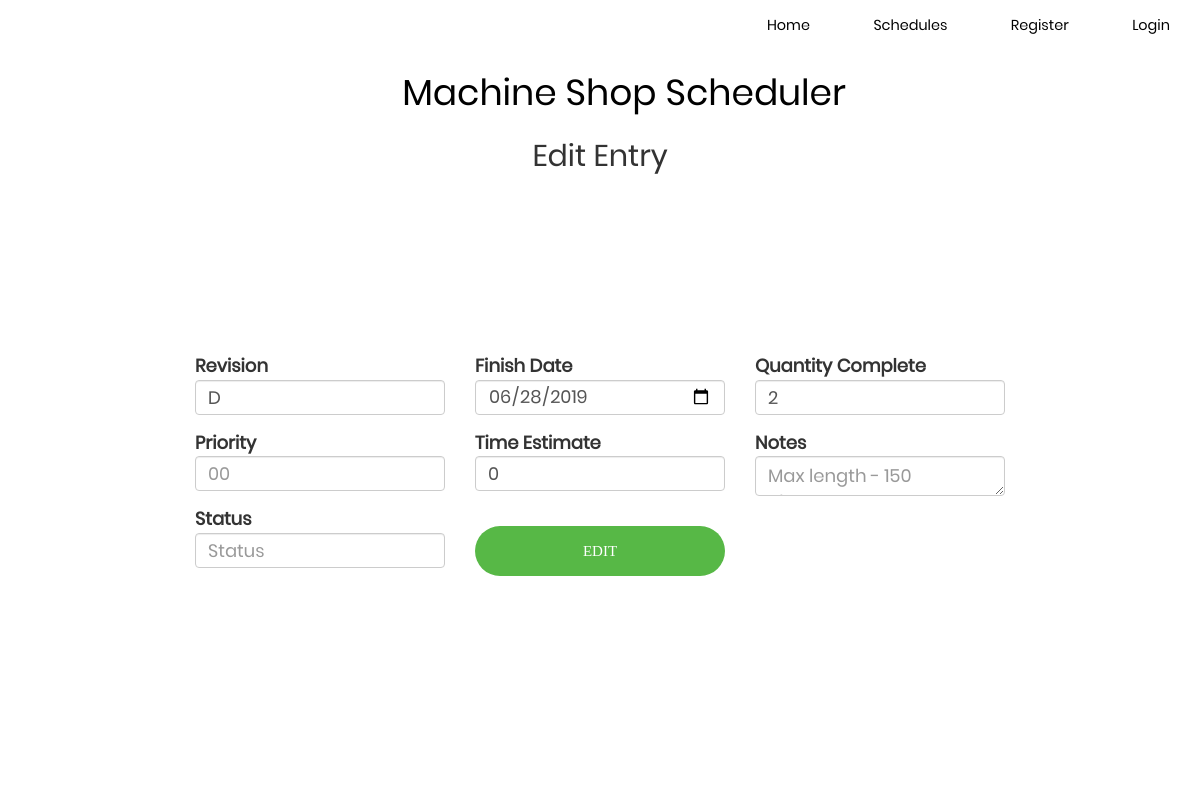
/item/1, run on an earlier commit of the app's database.
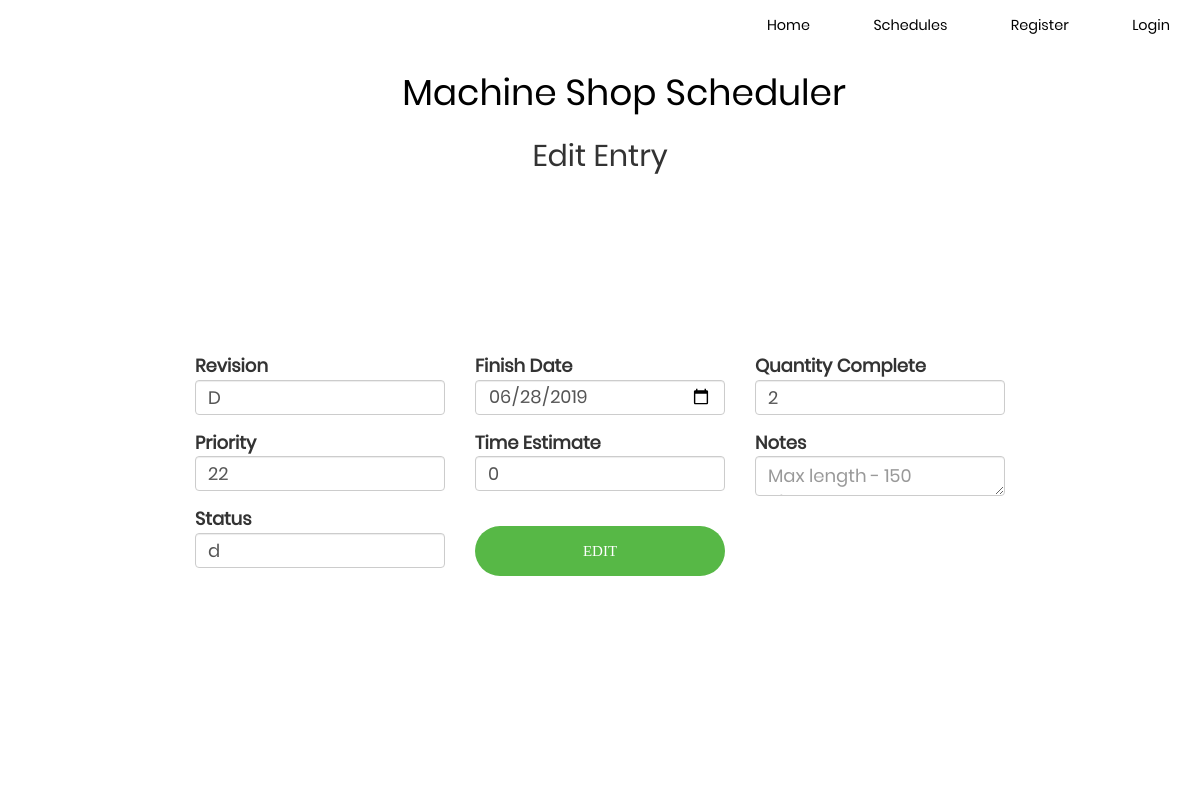
And on a later commit of the database.
### db_creator.py (models this page shows, shortened)
class Schedule(base):
    __tablename__ = "schedule"
    id = Column(Integer, primary_key=True)
    due_date = Column(String)
    part_number = Column(String)
    part_description = Column(String)
    job_number = Column(Integer)
    work_number = Column(String)
    part_quantity = Column(Integer)
    part_location = Column(String)
    entry_time = Column(String)
    entry_date = Column(Date)
    employee_id = Column(String)
    comments = Column(String)
    revision = Column(String)
    material_status = Column(String)
    machine_center = Column(String)
    original_estimated_time = Column(String)
    revised_estimated_time = Column(String)
    actual_time = Column(String)
    quantity_complete = Column(String)
    mtl = Column(String)
    archived = Column(Boolean)
    priority = Column(Integer)

### main.py (the view)
@app.route('/item/<int:id>', methods=['GET', 'POST'])
def edit(id):
    qry = db_session.query(Schedule).filter(Schedule.id == id)
    entry = qry.first()
    if entry:
        form = SchedulerDataEntryForm(formdata=request.form, obj=entry)
        if request.method == 'POST':
            edit_entry(form, entry)
            flash('Schedule updated successfully')
            return redirect('/schedules/master')
        return render_template('edit.html', form=form)
    else:
        return 'Error loading #{id}. Please report this issue.'.format(id=id)

### forms.py
class SchedulerDataEntryForm(Form):
    due_date = StringField('Finish Date')
    employee_id = StringField('Employee')
    part_number = StringField('Barcode')
    comments = TextAreaField('Notes', render_kw={"rows": 1, "cols": 20})
    revision = StringField('Revision')
    original_estimated_time = StringField('Time Estimate')
    quantity_complete = StringField('Quantity Complete')
    priority = StringField('Priority')
    material_status = StringField('Status')

### Templates/edit.html (shortened to what this page needs)
<!DOCTYPE html>
<html>
<head>
  <link rel="stylesheet" href="../static/css/bootstrap.min.css">
  <link rel="stylesheet" type="text/css" href="../static/css/styles.css">
  <link rel="stylesheet" type="text/css" href="../static/css/main.css">
</head>
<header>
  <nav>
    <ul>
      <li><a href="{{url_for('index')}}">Home</a></li>
      <li><a href="{{url_for('schedules')}}">Schedules</a></li>
      <li><a href="{{url_for('register')}}">Register</a></li>
      <li><a href="{{url_for('login')}}">Login</a></li>
    </ul>
  </nav>
</header>
<body>
  <h1>Machine Shop Scheduler</h1><br /><br /><br />
  <h2>Edit Entry</h2>
  <div class="container-entry">
    {%from "_formhelpers.html" import render_field %}
    <form method=post>
      <div class="wrap-entry">
        <div class="row">
          <div class="col-xs-4">
            <dl>
              {{ render_field(form.revision, class="form-control", maxlength="10", placeholder="Revision") }}
              {{ render_field(form.priority, oninput="javascript: if (this.value.length > 2) this.value = this.value.slice(0, 2);", type='number', class="form-control", maxlength="2", placeholder="00") }}
              {{ render_field(form.material_status, class='form-control', placeholder='Status') }}
            </dl>
          </div>
          <div class="col-xs-4">
            <dl>
              {{ render_field(form.due_date, type="date", class="form-control", maxlength="25", placeholder="2019-05-02") }}
              {{ render_field(form.original_estimated_time, class="form-control", maxlength="20", placeholder="4 Hours") }}
              <div class="container-login100-form-btn">
    						<button class="login100-form-btn">
    							Edit
    						</button>
    					</div>
            </dl>
          </div>
          <div class="col-xs-4">
            <dl>
              {{ render_field(form.quantity_complete, class="form-control", maxlength="20", placeholder="1") }}
              {{ render_field(form.comments, class="form-control", maxlength="150", placeholder="Max length - 150 characters") }}
            </dl>
          </div>
        </div>
      </div>
    </form>
</body>
</html>

### Templates/_formhelpers.html (shortened to what this page needs)
{% macro render_field(field) %}
    <dt>{{ field.label }}
    <dd>{{ field(**kwargs)|safe }}
    </dd>
{% endmacro %}

### Static/css/styles.css (style rules this page uses)
html, body { background-color: white; font-family: Poppins-Regular, sans-serif; }
header { width: 100%; height: 60px; background-color: white; }
h1 { position: absolute; padding: 3px; float:left; margin-left: 2%; margin-top: 10px; color: black; }
ul { width: auto; float: right; margin-top: 8px; }
li { display: inline-block; padding: 15px 30px; }
nav a, nav a:active, nav a:visited,nav a:focus { text-align: center; color: black; font-size: 1.2vw; text-decoration: none; }
.form-control { margin-top: -4px; margin-bottom: 15px; height: 35px; width: 250px; font-size: large; }
dt { font-size: large; }

### Static/css/main.css (style rules this page uses)
* { margin: 0px; padding: 0px; box-sizing: border-box; }
body, html { height: 100%; font-family: Poppins-Regular, sans-serif; }
h1,h2,h3,h4,h5,h6 { text-align: center; width: 100%; }
ul, li { margin: 0px; list-style-type: none; }
input { outline: none; border: none; }
textarea { outline: none; border: none; }
button { outline: none !important; border: none; background: transparent; }
.container-entry { width: 100%; float: top; display: -webkit-box; display: -webkit-flex; display: -moz-box; display: -ms-flexbox; justify-content: center; align-items: center; padding: 150px; background: white; }
.wrap-entry { width: 900px; background: #fff; border-radius: 10px; overflow: hidden; display: -webkit-box; display: -webkit-flex; display: -moz-box; display: -ms-flexbox; display: flex; flex-wrap: wrap; justify-content: center; padding: 20px 0px; }
.container-login100-form-btn { width: 100%; display: -webkit-box; display: -webkit-flex; display: -moz-box; display: -ms-flexbox; display: flex; flex-wrap: wrap; justify-content: center; padding-top: 20px; }
.login100-form-btn { font-family: Montserrat-Bold; font-size: 15px; line-height: 1.5; color: #fff; text-transform: uppercase; width: 100%; height: 50px; border-radius: 25px; background: #57b846; display: -webkit-box; display: -webkit-flex; display: -moz-box; display: -ms-flexbox; display: flex; justify-content: center; align-items: center; padding: 0 25px; -webkit-transition: all 0.4s; -o-transition: all 0.4s; -moz-transition: all 0.4s; transition: all 0.4s; }

What changed in the data, as far as the page shows it:
changed Schedule: priority (not shown) → "22"; material_status (not shown) → "d"
